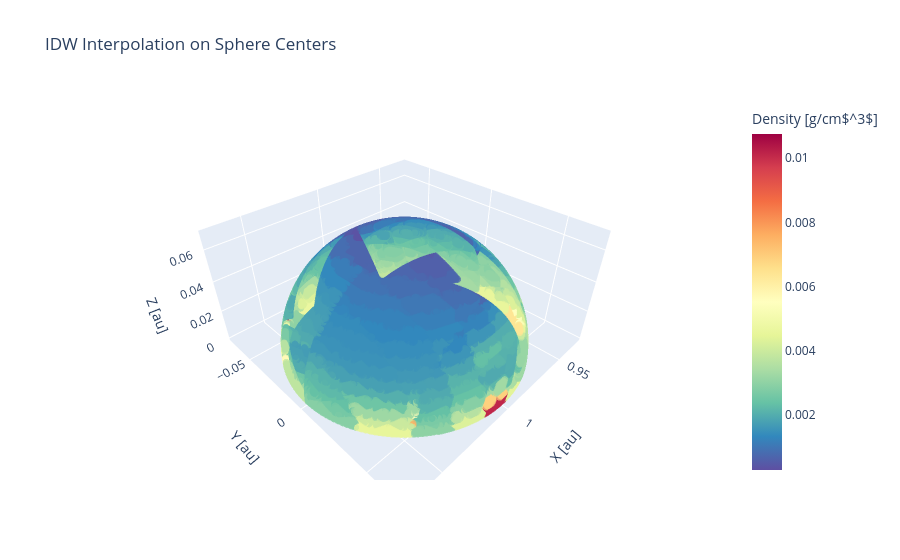

The code cell stored with this chart in its notebook:
### Code cell
import plotly.graph_objects as go

fig = go.Figure(data=go.Scatter3d(
    x=xcs.flatten(),
    y=ycs.flatten(),
    z=zcs.flatten(),
    mode='markers',
    marker=dict(
        size=4,
        color=density.flatten(),  # Color según la densidad interpolada
        colorscale='Spectral_r',
        opacity=0.7,
        colorbar=dict(title='Density [g/cm$^3$]'),
    )
))

fig.update_layout(
    scene=dict(
        xaxis_title='X [au]',
        yaxis_title='Y [au]',
        zaxis_title='Z [au]',
        aspectmode='data'
    ),
    title='Nearest Interpolation on Sphere Centers'
)

fig.show()

### Figure 1 — Plotly figure (JSON) as saved in the notebook; plotly's stock layout.template omitted (floating-point values rounded to 4 significant figures; data arrays with more than 128 entries replaced by an {"elided": "..."} marker saying what was removed)
{"data": [{"marker": {"color": {"elided": "40832 float values"}, "colorbar": {"title": {"text": "Density [g/cm$^3$]"}}, "colorscale": [[0, "rgb(94,79,162)"], [0.1, "rgb(50,136,189)"], [0.2, "rgb(102,194,165)"], [0.3, "rgb(171,221,164)"], [0.4, "rgb(230,245,152)"], [0.5, "rgb(255,255,191)"], [0.6, "rgb(254,224,139)"], [0.7, "rgb(253,174,97)"], [0.8, "rgb(244,109,67)"], [0.9, "rgb(213,62,79)"], [1, "rgb(158,1,66)"]], "opacity": 0.7, "size": 4}, "mode": "markers", "type": "scatter3d", "x": {"elided": "40832 float values"}, "y": {"elided": "40832 float values"}, "z": {"elided": "40832 float values"}}], "layout": {"scene": {"aspectmode": "data", "xaxis": {"title": {"text": "X [au]"}}, "yaxis": {"title": {"text": "Y [au]"}}, "zaxis": {"title": {"text": "Z [au]"}}}, "title": {"text": "IDW Interpolation on Sphere Centers"}}}
